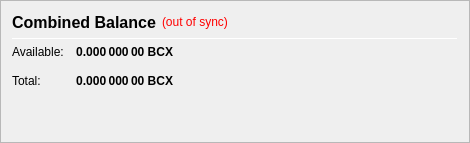
                   <widget class="QFrame" name="frame_CombinedBalances">
                    <property name="minimumSize">
                     <size>
                      <width>470</width>
                      <height>0</height>
                     </size>
                    </property>
                    <property name="frameShape">
                     <enum>QFrame::StyledPanel</enum>
                    </property>
                    <property name="frameShadow">
                     <enum>QFrame::Raised</enum>
                    </property>
                    <layout class="QVBoxLayout" name="verticalLayout_5">
                     <item>
                      <layout class="QHBoxLayout" name="horizontalLayout_5" stretch="0,0,0">
                       <item>
                        <widget class="QLabel" name="label_5z">
                         <property name="minimumSize">
                          <size>
                           <width>0</width>
                           <height>20</height>
                          </size>
                         </property>
                         <property name="font">
                          <font>
                           <pointsize>12</pointsize>
                           <weight>75</weight>
                           <bold>true</bold>
                          </font>
                         </property>
                         <property name="toolTip">
                          <string>Combined Balance (including unconfirmed and immature coins)</string>
                         </property>
                         <property name="text">
                          <string>Combined Balance</string>
                         </property>
                        </widget>
                       </item>
                       <item>
                        <widget class="QLabel" name="labelWalletStatus">
                         <property name="cursor">
                          <cursorShape>WhatsThisCursor</cursorShape>
                         </property>
                         <property name="toolTip">
                          <string>The displayed information may be out of date. Your wallet automatically synchronizes with the BitcoinFlex network after a connection is established, but this process has not completed yet.</string>
                         </property>
                         <property name="styleSheet">
                          <string notr="true">QLabel { color: red; }</string>
                         </property>
                         <property name="text">
                          <string notr="true">(out of sync)</string>
                         </property>
                         <property name="alignment">
                          <set>Qt::AlignLeading|Qt::AlignLeft|Qt::AlignVCenter</set>
                         </property>
                        </widget>
                       </item>
                       <item>
                        <spacer name="horizontalSpacer_1">
                         <property name="orientation">
                          <enum>Qt::Horizontal</enum>
                         </property>
                         <property name="sizeHint" stdset="0">
                          <size>
                           <width>40</width>
                           <height>20</height>
                          </size>
                         </property>
                        </spacer>
                       </item>
                      </layout>
                     </item>
                     <item>
                      <widget class="Line" name="line_CombinedBalance">
                       <property name="minimumSize">
                        <size>
                         <width>0</width>
                         <height>1</height>
                        </size>
                       </property>
                       <property name="maximumSize">
                        <size>
                         <width>16777215</width>
                         <height>1</height>
                        </size>
                       </property>
                       <property name="orientation">
                        <enum>Qt::Horizontal</enum>
                       </property>
                      </widget>
                     </item>
                     <item>
                      <layout class="QGridLayout" name="gridLayout_3">
                       <property name="spacing">
                        <number>12</number>
                       </property>
                       <item row="1" column="0">
                        <widget class="QLabel" name="labelBalanceTextz">
                         <property name="text">
                          <string>Available:</string>
                         </property>
                        </widget>
                       </item>
                       <item row="1" column="1">
                        <widget class="QLabel" name="labelBalancez">
                         <property name="font">
                          <font>
                           <weight>75</weight>
                           <bold>true</bold>
                          </font>
                         </property>
                         <property name="cursor">
                          <cursorShape>IBeamCursor</cursorShape>
                         </property>
                         <property name="toolTip">
                          <string>Your current spendable balance</string>
                         </property>
                         <property name="text">
                          <string notr="true">0.000 000 00 BCX</string>
                         </property>
                         <property name="alignment">
                          <set>Qt::AlignRight|Qt::AlignTrailing|Qt::AlignVCenter</set>
                         </property>
                         <property name="textInteractionFlags">
                          <set>Qt::LinksAccessibleByMouse|Qt::TextSelectableByKeyboard|Qt::TextSelectableByMouse</set>
                         </property>
                        </widget>
                       </item>
                       <item row="2" column="0">
                        <widget class="QLabel" name="labelTotalTextz">
                         <property name="text">
                          <string>Total:</string>
                         </property>
                        </widget>
                       </item>
                       <item row="2" column="1">
                        <widget class="QLabel" name="labelTotalz">
                         <property name="font">
                          <font>
                           <weight>75</weight>
                           <bold>true</bold>
                          </font>
                         </property>
                         <property name="cursor">
                          <cursorShape>IBeamCursor</cursorShape>
                         </property>
                         <property name="toolTip">
                          <string>Total Balance, including all unavailable coins.</string>
                         </property>
                         <property name="text">
                          <string notr="true">0.000 000 00 BCX</string>
                         </property>
                         <property name="alignment">
                          <set>Qt::AlignRight|Qt::AlignTrailing|Qt::AlignVCenter</set>
                         </property>
                         <property name="textInteractionFlags">
                          <set>Qt::LinksAccessibleByMouse|Qt::TextSelectableByKeyboard|Qt::TextSelectableByMouse</set>
                         </property>
                        </widget>
                       </item>
                       <item row="2" column="3">
                        <spacer name="horizontalSpacer_2">
                         <property name="orientation">
                          <enum>Qt::Horizontal</enum>
                         </property>
                         <property name="sizeHint" stdset="0">
                          <size>
                           <width>40</width>
                           <height>20</height>
                          </size>
                         </property>
                        </spacer>
                       </item>
                      </layout>
                     </item>
                     <item>
                      <spacer name="verticalSpacer_1">
                       <property name="orientation">
                        <enum>Qt::Vertical</enum>
                       </property>
                       <property name="sizeHint" stdset="0">
                        <size>
                         <width>20</width>
                         <height>40</height>
                        </size>
                       </property>
                      </spacer>
                     </item>
                    </layout>
                   </widget>
